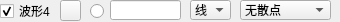
               <widget class="QWidget" name="widget_4" native="true">
                <property name="minimumSize">
                 <size>
                  <width>0</width>
                  <height>22</height>
                 </size>
                </property>
                <property name="maximumSize">
                 <size>
                  <width>16777215</width>
                  <height>22</height>
                 </size>
                </property>
                <widget class="QLineEdit" name="txtValueCurve4">
                 <property name="geometry">
                  <rect>
                   <x>110</x>
                   <y>0</y>
                   <width>71</width>
                   <height>20</height>
                  </rect>
                 </property>
                 <property name="text">
                  <string/>
                 </property>
                </widget>
                <widget class="QRadioButton" name="rdoBoldCurve4">
                 <property name="geometry">
                  <rect>
                   <x>90</x>
                   <y>3</y>
                   <width>16</width>
                   <height>16</height>
                  </rect>
                 </property>
                 <property name="text">
                  <string/>
                 </property>
                 <property name="checked">
                  <bool>false</bool>
                 </property>
                </widget>
                <widget class="QCheckBox" name="chkVisibleCurve4">
                 <property name="geometry">
                  <rect>
                   <x>0</x>
                   <y>3</y>
                   <width>53</width>
                   <height>16</height>
                  </rect>
                 </property>
                 <property name="text">
                  <string>波形4</string>
                 </property>
                 <property name="checked">
                  <bool>true</bool>
                 </property>
                </widget>
                <widget class="QPushButton" name="btnColourCurve4">
                 <property name="geometry">
                  <rect>
                   <x>60</x>
                   <y>0</y>
                   <width>21</width>
                   <height>21</height>
                  </rect>
                 </property>
                 <property name="text">
                  <string/>
                 </property>
                </widget>
                <widget class="QComboBox" name="cmbLineStyle4">
                 <property name="geometry">
                  <rect>
                   <x>190</x>
                   <y>0</y>
                   <width>41</width>
                   <height>20</height>
                  </rect>
                 </property>
                 <property name="currentIndex">
                  <number>1</number>
                 </property>
                 <item>
                  <property name="text">
                   <string>点</string>
                  </property>
                 </item>
                 <item>
                  <property name="text">
                   <string>线</string>
                  </property>
                 </item>
                 <item>
                  <property name="text">
                   <string>左</string>
                  </property>
                 </item>
                 <item>
                  <property name="text">
                   <string>右</string>
                  </property>
                 </item>
                 <item>
                  <property name="text">
                   <string>中</string>
                  </property>
                 </item>
                 <item>
                  <property name="text">
                   <string>积</string>
                  </property>
                 </item>
                </widget>
                <widget class="QComboBox" name="cmbScatterStyle4">
                 <property name="geometry">
                  <rect>
                   <x>240</x>
                   <y>0</y>
                   <width>91</width>
                   <height>20</height>
                  </rect>
                 </property>
                 <property name="focusPolicy">
                  <enum>Qt::WheelFocus</enum>
                 </property>
                 <property name="maxVisibleItems">
                  <number>20</number>
                 </property>
                 <item>
                  <property name="text">
                   <string>无散点</string>
                  </property>
                  <property name="icon">
                   <iconset resource="res.qrc">
                    <normaloff>:/pic/ssNone.png</normaloff>:/pic/ssNone.png</iconset>
                  </property>
                 </item>
                 <item>
                  <property name="text">
                   <string>x形</string>
                  </property>
                  <property name="icon">
                   <iconset resource="res.qrc">
                    <normaloff>:/pic/ssCross.png</normaloff>:/pic/ssCross.png</iconset>
                  </property>
                 </item>
                 <item>
                  <property name="text">
                   <string>+形</string>
                  </property>
                  <property name="icon">
                   <iconset resource="res.qrc">
                    <normaloff>:/pic/ssPlus.png</normaloff>:/pic/ssPlus.png</iconset>
                  </property>
                 </item>
                 <item>
                  <property name="text">
                   <string>空心圆</string>
                  </property>
                  <property name="icon">
                   <iconset resource="res.qrc">
                    <normaloff>:/pic/ssCircle.png</normaloff>:/pic/ssCircle.png</iconset>
                  </property>
                 </item>
                 <item>
                  <property name="text">
                   <string>实心圆</string>
                  </property>
                  <property name="icon">
                   <iconset resource="res.qrc">
                    <normaloff>:/pic/ssDisc.png</normaloff>:/pic/ssDisc.png</iconset>
                  </property>
                 </item>
                 <item>
                  <property name="text">
                   <string>矩形</string>
                  </property>
                  <property name="icon">
                   <iconset resource="res.qrc">
                    <normaloff>:/pic/ssSquare.png</normaloff>:/pic/ssSquare.png</iconset>
                  </property>
                 </item>
                 <item>
                  <property name="text">
                   <string>菱形</string>
                  </property>
                  <property name="icon">
                   <iconset resource="res.qrc">
                    <normaloff>:/pic/ssDiamond.png</normaloff>:/pic/ssDiamond.png</iconset>
                  </property>
                 </item>
                 <item>
                  <property name="text">
                   <string>星形</string>
                  </property>
                  <property name="icon">
                   <iconset resource="res.qrc">
                    <normaloff>:/pic/ssStar.png</normaloff>:/pic/ssStar.png</iconset>
                  </property>
                 </item>
                 <item>
                  <property name="text">
                   <string>正三角</string>
                  </property>
                  <property name="icon">
                   <iconset resource="res.qrc">
                    <normaloff>:/pic/ssTriangle.png</normaloff>:/pic/ssTriangle.png</iconset>
                  </property>
                 </item>
                 <item>
                  <property name="text">
                   <string>倒三角</string>
                  </property>
                  <property name="icon">
                   <iconset resource="res.qrc">
                    <normaloff>:/pic/ssTriangleInverted.png</normaloff>:/pic/ssTriangleInverted.png</iconset>
                  </property>
                 </item>
                 <item>
                  <property name="text">
                   <string>x框</string>
                  </property>
                  <property name="icon">
                   <iconset resource="res.qrc">
                    <normaloff>:/pic/ssCrossSquare.png</normaloff>:/pic/ssCrossSquare.png</iconset>
                  </property>
                 </item>
                 <item>
                  <property name="text">
                   <string>+框</string>
                  </property>
                  <property name="icon">
                   <iconset resource="res.qrc">
                    <normaloff>:/pic/ssPlusSquare.png</normaloff>:/pic/ssPlusSquare.png</iconset>
                  </property>
                 </item>
                 <item>
                  <property name="text">
                   <string>x圆</string>
                  </property>
                  <property name="icon">
                   <iconset resource="res.qrc">
                    <normaloff>:/pic/ssCrossCircle.png</normaloff>:/pic/ssCrossCircle.png</iconset>
                  </property>
                 </item>
                 <item>
                  <property name="text">
                   <string>+圆</string>
                  </property>
                  <property name="icon">
                   <iconset resource="res.qrc">
                    <normaloff>:/pic/ssPlusCircle.png</normaloff>:/pic/ssPlusCircle.png</iconset>
                  </property>
                 </item>
                 <item>
                  <property name="text">
                   <string>和平</string>
                  </property>
                  <property name="icon">
                   <iconset resource="res.qrc">
                    <normaloff>:/pic/ssPeace.png</normaloff>:/pic/ssPeace.png</iconset>
                  </property>
                 </item>
                </widget>
               </widget>
